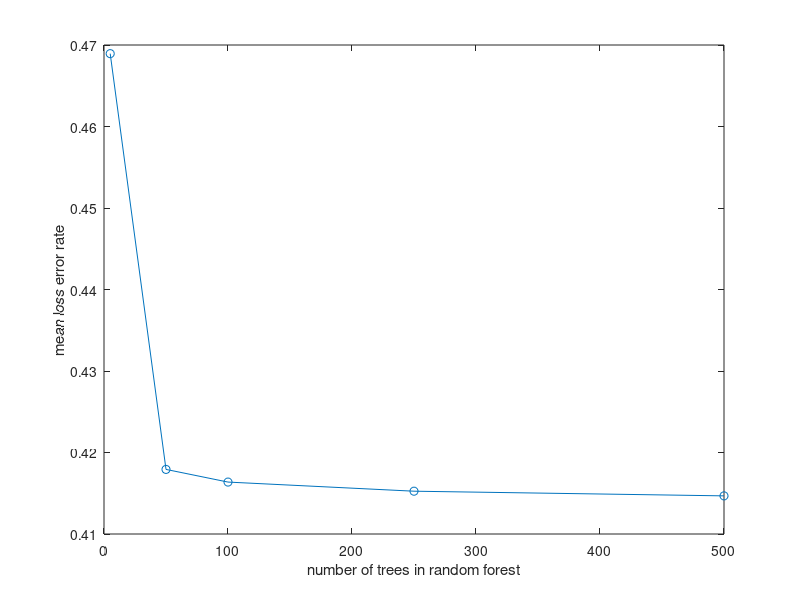

This chart was generated by the following MATLAB code:
errors=[ 10.11563  2.840454  2.182711  1.740675 1.584135];
mse=[ 0.4689388  0.4179256 0.4163719 0.4152518 0.4146796];
ntrees = [5 50 100 250 500];
figure;
plot(ntrees,mse,'o-');
xlabel('number of trees in random forest');
ylabel('mean loss error rate');
